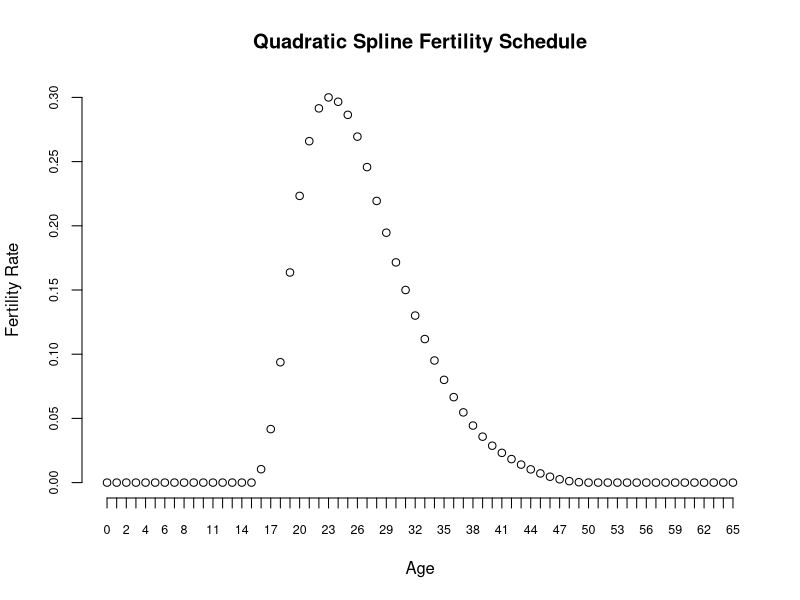

Recreate this plot in R.

##FOLLOWING 'A system of model fertility schedules with graphically intuitive parameters' BY Carl Schmertmann (2003)
##	(QUADRATIC SPLINE FERTILITY SCHEDULE)
##	VIA https://www.demographic-research.org/volumes/vol9/5/
##	INCLUDING ITS Appendix B: Non-matrix calculation of spline coefficients
##	AND ADDITIONAL EXCEL FILE VIA https://www.demographic-research.org/volumes/vol9/5/files/FILE%20I%20QS%20Model.xls
##	AUGUST 2021

##MAKE A FUNCTION FOR THE MODEL
QSFert<-function(R,alpha,P,H)	{
	##KNOTS (t) 
	W<-ifelse(.75 < .25+.025*(P-alpha), 
		.75,
		.25+.025*(P-alpha))
	
	beta<-ifelse(H+(1/3)*(H-P) > 50, 
		H+(1/3)*(H-P),
		ifelse(H+(3)*(H-P) < 50,
			H+(3)*(H-P),
			50))
	
	t0<-alpha
	t1<-(1-W)*alpha+W*P
	t2<-P
	t3<-(P+H)/2
	t4<-(H+beta)/2
	t5<-beta
	
	##COEFFICIENTS (FOR KNOTS 0 TO 4) BY NON-MATRIX FORMULAS (theta)
	theta0<-1/(W*(P-alpha)^2)
	theta1<--theta0/(1-W)
	
		##INTERMEDIATE VARIABLES
		Za<-(H-t2)^2
		Zb<-(H-t3)^2
		Zc<-(beta-t2)^2
		Zd<-(beta-t3)^2
		Ze<-(beta-t4)^2
		Zf<-2*(beta-t2)
		Zg<-2*(beta-t3)
		Zh<-2*(beta-t4)
		Z1<-0.5-(theta0*(H-alpha)^2 + theta1*(H-t1)^2)
		Z2<-0-(theta0*(beta-alpha)^2 + theta1*(beta-t1)^2)
		Z3<-0-(2*theta0*(beta-alpha) + 2*theta1*(beta-t1))
		DENOM<-Za*Zd*Zh - Za*Ze*Zg - Zc*Zb*Zh + Zf*Zb*Ze
	
	theta2<-(Z1*(Zd*Zh - Ze*Zg) - Z2*(Zb*Zh) + Z3*(Zb*Ze)) / DENOM
	theta3<-(Z1*(Ze*Zf - Zc*Zh) + Z2*(Za*Zh) - Z3*(Za*Ze)) / DENOM
	theta4<-(Z1*(Zc*Zg - Zd*Zf) + Z2*(Zb*Zf - Za*Zg) + Z3*(Za*Zd - Zb*Zc)) / DENOM
	
	t<-c(t0,t1,t2,t3,t4,t5)
	theta<-c(theta0,theta1,theta2,theta3,theta4)
	
	##APPLY THE MODEL
	x<-array(seq(0,65,1))
	BasisFunctions<-data.frame(x)
	BasisFunctions$t0<-BasisFunctions$t1<-BasisFunctions$t2<-BasisFunctions$t3<-BasisFunctions$t4<-0
	fx<-array(0,length(x))
	
	for (i in 1:nrow(BasisFunctions)) {
		for (j in 2:6) {
			ifelse(BasisFunctions$x[i]>t[j-1],
				BasisFunctions[i,j]<-(BasisFunctions$x[i]-t[j-1])^2,0)}}
	BasisMatrix<-as.matrix(BasisFunctions[,2:6])
	
	for (i in 1:nrow(BasisFunctions)) {
		ifelse(BasisFunctions$x[i]<t5,
			fx[i]<-R*(BasisMatrix[i,]%*%theta),0)}
	
	return(c(data.frame(t),data.frame(theta),data.frame(x),data.frame(fx)))}
	
##MODEL (AND QSFert()) INPUTS 
R<-.3		#LEVEL (FOR TFR)
alpha<-15	#LOWEST AGE
P<-23		#PEAK AGE
H<-31		#HALF PEAK AGE

##APPLY THE MODEL WITH THE QSFert FUNCTION
QSApplied<-QSFert(R,alpha,P,H)

##PRINT AND PLOT THE OUTPUT
QSApplied$t
QSApplied$theta
sum(QSApplied$fx)
plot(QSApplied$fx,main="Quadratic Spline Fertility Schedule",xlab="Age",ylab="Fertility Rate",axes=FALSE)
  axis(side=2,cex.axis=0.75)
  axis(side=1,at=1:length(QSApplied$x),labels=QSApplied$x,cex.axis=0.75,las=1)

